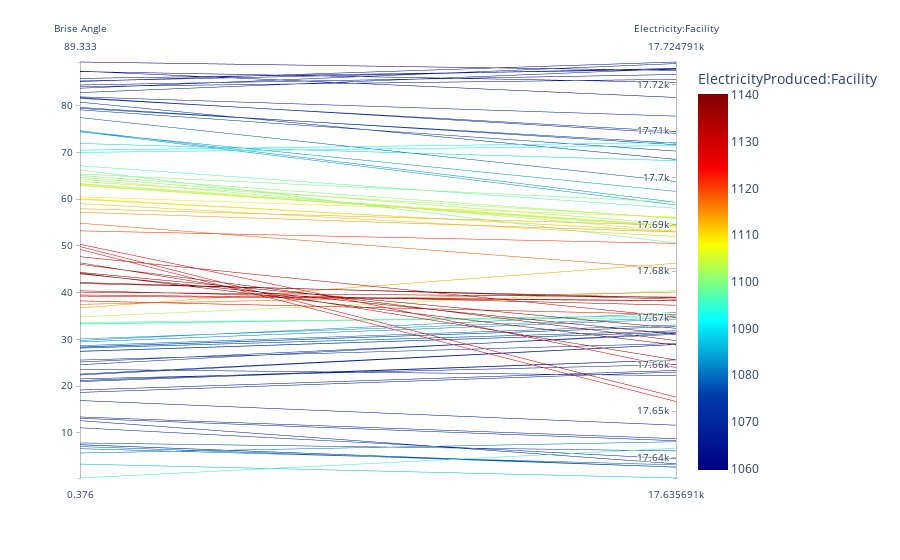

The notebook cell this image was saved under:
### Code cell
import plotly
import numpy
#results.iteritems = df.items
#results.rename(columns={'RangeParameter [0.1, 0.9]': 'RangeParameter'}, inplace=True)

plotly.offline.init_notebook_mode(connected=True)
import plotly.express as px
fig = px.parallel_coordinates(results,color="ElectricityProduced:Facility", dimensions=[
    "Brise Angle","Electricity:Facility"],
    color_continuous_scale=px.colors.sequential.Jet)
fig.show()
